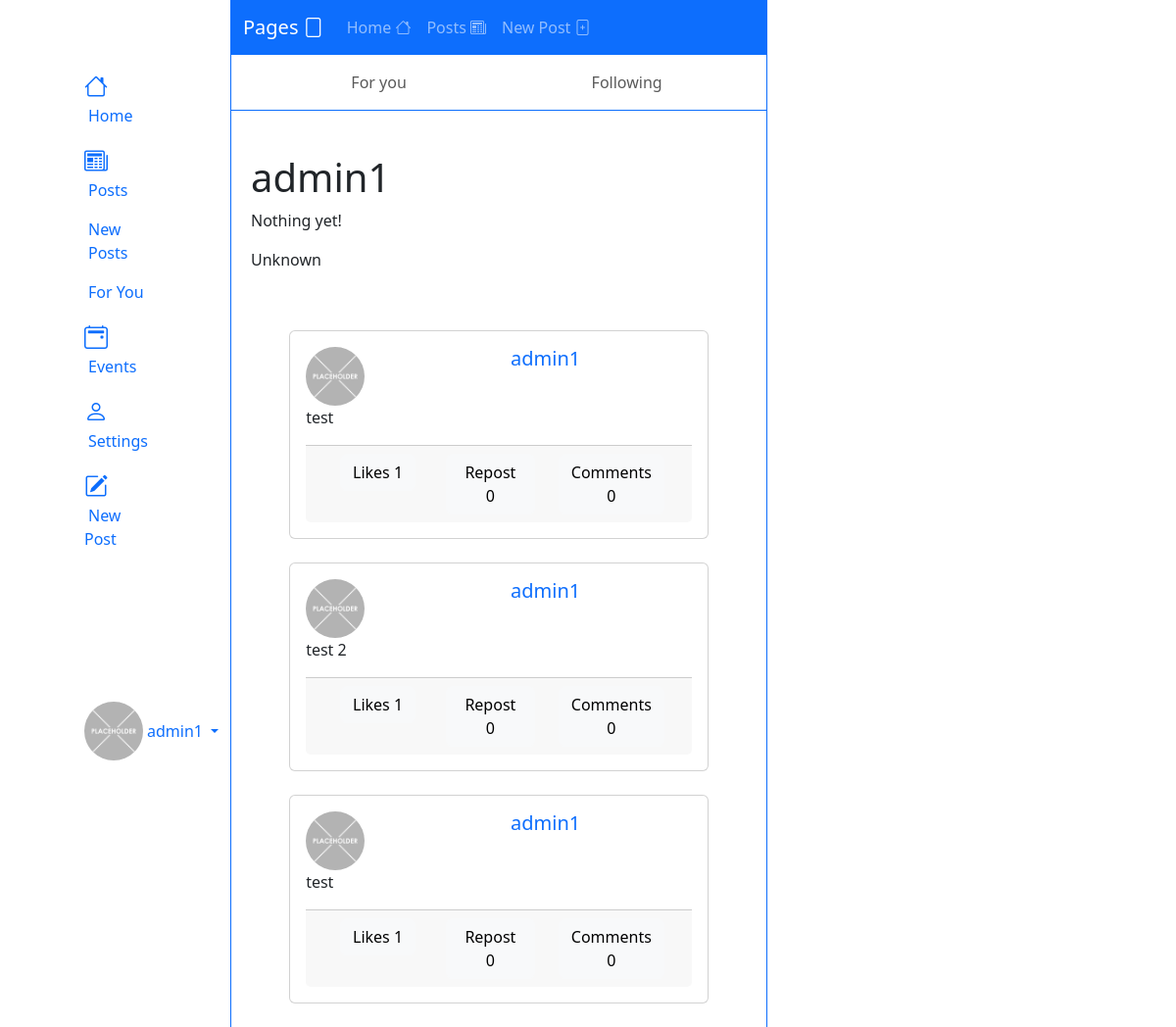
The page /profiles/admin1/ on the database its author committed.
### accounts/models.py (models this page shows)
class CustomUser(AbstractUser):
    age = models.PositiveBigIntegerField(null=True, blank=True)
    avatar = models.ImageField(default='placeholder.jpg', blank=True, upload_to='media/profile_images')
    latitude = models.DecimalField(max_digits=9, decimal_places=6, blank=True, null=True)
    longitude = models.DecimalField(max_digits=9, decimal_places=6, blank=True, null=True)

### profiles/models.py (models this page shows, shortened)
class Profile(models.Model):
    username = models.ForeignKey(CustomUser, on_delete=models.CASCADE)
    bio = models.TextField(max_length=300, blank=True ,default="Nothing yet!")
    location = models.CharField(max_length=30, blank=True , default="Unknown")

### pages/models.py (models this page shows, shortened)
class UserPost(models.Model):
    id = models.UUIDField(
        primary_key=True,
        default=uuid.uuid4,
        editable=False
    )
    posttype = models.ForeignKey(PostType, on_delete=models.CASCADE)
    username = models.ForeignKey(CustomUser, on_delete=models.CASCADE)
    text = models.TextField(max_length=250)
    image = models.ImageField(upload_to="userPost", blank=True)
    likes = models.DecimalField(blank=True,max_digits=9999999,decimal_places=0, null=True)
    commentCount = models.DecimalField(blank=True,max_digits=9999999,decimal_places=0, null=True)
    postTime = models.DateTimeField(auto_now_add=True, blank=True, null=True)
    edited = models.DateTimeField(auto_now_add=True, blank=True, null=True)
    status = models.IntegerField(choices=STATUS, default=0)
    latitude = models.DecimalField(max_digits=9, decimal_places=6, blank=True, null=True)
    longitude = models.DecimalField(max_digits=9, decimal_places=6, blank=True, null=True)
    class Meta:
        ordering =('-postTime',)
        verbose_name = 'userpost'
        verbose_name_plural ="userposts"

### profiles/views.py (the view)
# urls.py: path('<str:username>/', profile_view, name='profile_view'),
def profile_view(request, username):
    User = get_user_model()
    user = get_object_or_404(User, username=username)
    profile = get_object_or_404(Profile, username_id=user)
    post_list = UserPost.objects.filter(username=user)
    context = {'user': user, 'profile': profile, 'post_list': post_list}
    return render(request, 'profile.html', context)

### templates/profile.html (shortened to what this page needs)
{% extends 'base.html' %}
{% block content %}
<div style="padding: 20px;">
  <h1>{{ user.username }}</h1>
  {% if profile.bio %}
    <p>{{ profile.bio }}</p>
  {% endif %}
  {% if profile.location %}
    <p>{{ profile.location }}</p>
  {% endif %}
</div>
  {% for post in post_list %}
  <div  class="col d-flex justify-content-center my-4">
  <div class="card w-80 p- ">
    <div class="card-body">
      <div class="row">
        <div class="col align-self-start">
          <img class="rounded-circle" src="{{ user.avatar.url }}" alt="{{ user.username }}" width="60px" height="60px">
        </div>
        <div class="col text-left">
          <h5 class="card-title"><a href="{% url 'profiles:profile_view' username=post.username %}" style="text-decoration:none;">{{post.username}}</a></h5>
        </div>
      </div>
      <p class="card-text">{{post.text}}</p>
      <div class="card-footer">
        <div class="container text-center">
          <div class="row">
            <div class="col">
              <form action="{% url 'pages:like_post' post.pk %}" method="post">
                <button type="submit" class="btn btn-light">Likes {{post.likes|default:"0"}}</button>
              </form>
            </div>
            <div class="col">
              <button type="submit" class="btn btn-light">Repost 0</button>
            </div>
            <div class="col">
              <button type="submit" class="btn btn-light" > <a href="{% url 'pages:post_detail' post.pk %} "style="text-decoration: none; color: inherit;" >Comments 0</a></button>
            </div>
          </div>
        </div>
      </div>
    </div>
  </div>
  </div>
  {% empty %}
    <p>No posts yet!</p>
  {% endfor %}
{% endblock %}

### templates/base.html (shortened to what this page needs)
{% load static %}
<!DOCTYPE html>
<html lang="en">
<head>
</head>
<body class="bgc0">
  <div class="container ">
      <div class="container-fluid ">
          <div class="row g-0">
              <div class="col-lg-2 border-end border-primary">
                  {% include 'navbar_side.html' %}
              </div>
              <div class="col-lg-6 ">
                {% include 'navbar.html' %}
                <div class="my-4">
                  {% block content %}
                  {% endblock %}
                </div>
              </div>
              <div class="col-lg-2 border-start border-primary">
              </div>
          </div>
      </div>
</body>
<link href="https://cdn.jsdelivr.net/npm/bootstrap@5.3.0-alpha3/dist/css/bootstrap.min.css" rel="stylesheet">
</html>

### templates/navbar_side.html (shortened to what this page needs)
<div class="container">
    <div class="row">
        <div class="col-auto col-md-3 col-xl-2 px-sm-2 px-0">
            <div class="d-flex flex-column align-items-center align-items-sm-start px-4 pt-3 text-white min-vh-100">
                <a href="/" class="d-flex align-items-center pb-3 mb-md-0 me-md-auto text-white text-decoration-none">
                    <span class="fs-5 d-none d-sm-inline">Menu</span>
                </a>
                <ul class="nav nav-pills flex-column mb-sm-auto mb-0 align-items-center align-items-sm-start" id="menu">
                    <li class="nav-item">
                        <a href="#" class="nav-link align-middle px-0">
                            <i class="fs-4 bi-house"></i> <span class="ms-1 d-none d-sm-inline">Home</span>
                        </a>
                    </li>
                    <li>
                        <a href="#submenu1" data-bs-toggle="collapse" class="nav-link px-0 align-middle">
                            <i class="fs-4 bi bi-newspaper"></i> <span class="ms-1 d-none d-sm-inline">Posts</span> </a>
                        <ul class="collapse show nav flex-column ms-1" id="submenu1" data-bs-parent="#menu">
                            <li class="w-100">
                                <a href="#" class="nav-link px-0"> <span class="d-none d-sm-inline">New Posts</span></a>
                            </li>
                            <li>
                                <a href="#" class="nav-link px-0"> <span class="d-none d-sm-inline">For You</span></a>
                            </li>
                        </ul>
                    </li>
                    <li>
                        <a href="#submenu2" data-bs-toggle="collapse" class="nav-link px-0 align-middle ">
                            <i class="fs-4 bi bi-calendar2-event"></i> <span class="ms-1 d-none d-sm-inline">Events</span></a>
                    </li>
                    <li class="nav-item">
                        <a href="#" class="nav-link align-middle px-0">
                            <i class="fs-4 bi-person"></i> <span class="ms-1 d-none d-sm-inline">Settings</span>
                        </a>
                    </li>
                    <li class="nav-item">
                        <a href="#" class="nav-link align-middle px-0">
                            <i class="fs-4 bi-pencil-square"></i> <span class="ms-1 d-none d-sm-inline">New Post</span>
                        </a>
                    </li>
                </ul>
                <div class="dropdown pb-4">
                    {% if user.is_authenticated %}
                      <a href="#" class="d-flex align-items-center text-decoration-none dropdown-toggle" id="dropdownUser1" data-bs-toggle="dropdown" aria-expanded="false">
                        <img src="{{ user.avatar.url }}" alt="{{ user.username }}'s avatar" width="60" height="60" class="rounded-circle">
                        <span class="d-none d-sm-inline mx-1">{{ user.username }}</span>
                      </a>
                    {% else %}
                      <a href="{% url 'signin' %}" class="btn btn-primary">Log in</a>
                    {% endif %}
                  </div>
            </div>
        </div>
    </div>
</div>

### templates/navbar.html (shortened to what this page needs)
<link rel="stylesheet" href="https://cdn.jsdelivr.net/npm/bootstrap-icons@1.10.4/font/bootstrap-icons.css">
<div class="container">
  <div class="row">
    <nav class="navbar navbar-expand-lg navbar-dark bg-primary ">
      <div class="container">
        <a class="navbar-brand display-6" href="{% url 'pages:home' %}">Pages <span class="bi bi-file"></span></a>
        <div class="collapse navbar-collapse" id="navbarSupportedContent">
          <ul class="navbar-nav me-auto mb-2 mb-lg-0 ">
            <li class="nav-item ">
              <a class="nav-link" href="{% url 'pages:home' %}">Home <span class="bi bi-house"></span></a>
            </li>
            <li class="nav-item">
              <a class="nav-link" href="{% url 'pages:post_history' %}">Posts <span class="bi bi-newspaper"></span></a>
            </li>
            <li class="nav-item">
              <a class="nav-link" href="{% url 'pages:post_new' %}">New Post <span class="bi bi-file-plus"></span></a>
            </li>
          </ul>
        </div>
      </div>
    </nav>
    <nav class="navbar navbar-expand-lg navbar-light border-bottom border-primary">
      <div class="container d-flex justify-content-center">
        <div class="collapse navbar-collapse justify-content-center" id="navbarNav">
          <ul class="navbar-nav flex-fill">
            <li class="nav-item flex-grow-1">
              <a class="nav-link text-center" href="#">For you</a>
            </li>
            <li class="nav-item flex-grow-1">
              <a class="nav-link text-center" href="#">Following</a>
            </li>
          </ul>
        </div>
      </div>
    </nav>
  </div>
</div>

### rows shown on the page
CustomUser: avatar (placeholder picture), username "admin1"
Profile: bio "Nothing yet!", location "Unknown"
UserPost: avatar (placeholder picture), username "admin1", text "test", likes "1"
UserPost: avatar (placeholder picture), username "admin1", text "test 2", likes "1"
UserPost: avatar (placeholder picture), username "admin1", text "test", likes "1"
